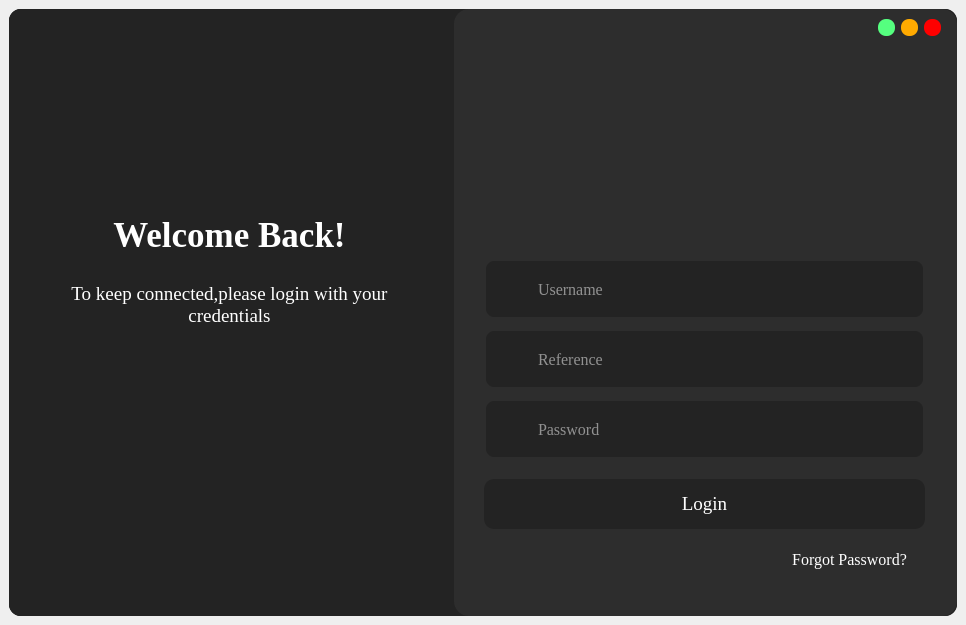
<?xml version="1.0" encoding="UTF-8"?>
<ui version="4.0">
 <class>Login</class>
 <widget class="QMainWindow" name="Login">
  <property name="geometry">
   <rect>
    <x>0</x>
    <y>0</y>
    <width>966</width>
    <height>625</height>
   </rect>
  </property>
  <property name="windowTitle">
   <string>MainWindow</string>
  </property>
  <widget class="QWidget" name="centralwidget">
   <layout class="QVBoxLayout" name="verticalLayout">
    <item>
     <widget class="QFrame" name="frame">
      <property name="minimumSize">
       <size>
        <width>700</width>
        <height>600</height>
       </size>
      </property>
      <property name="styleSheet">
       <string notr="true">
	background-color: rgb(35, 35, 35);
	border-radius:30px;
	background-color: rgb(45, 45, 45);
</string>
      </property>
      <property name="frameShape">
       <enum>QFrame::NoFrame</enum>
      </property>
      <property name="frameShadow">
       <enum>QFrame::Raised</enum>
      </property>
      <layout class="QVBoxLayout" name="verticalLayout_4">
       <property name="spacing">
        <number>0</number>
       </property>
       <property name="leftMargin">
        <number>0</number>
       </property>
       <property name="topMargin">
        <number>0</number>
       </property>
       <property name="rightMargin">
        <number>0</number>
       </property>
       <property name="bottomMargin">
        <number>0</number>
       </property>
       <item>
        <widget class="QFrame" name="frame_2">
         <property name="minimumSize">
          <size>
           <width>400</width>
           <height>400</height>
          </size>
         </property>
         <property name="styleSheet">
          <string notr="true">QFrame{
	background-color: rgb(35, 35, 35);
	border-radius:12px;
}</string>
         </property>
         <property name="frameShape">
          <enum>QFrame::NoFrame</enum>
         </property>
         <property name="frameShadow">
          <enum>QFrame::Raised</enum>
         </property>
         <layout class="QVBoxLayout" name="verticalLayout_2">
          <property name="spacing">
           <number>0</number>
          </property>
          <property name="leftMargin">
           <number>0</number>
          </property>
          <property name="topMargin">
           <number>0</number>
          </property>
          <property name="rightMargin">
           <number>0</number>
          </property>
          <property name="bottomMargin">
           <number>0</number>
          </property>
          <item>
           <widget class="QFrame" name="frame_4">
            <property name="minimumSize">
             <size>
              <width>0</width>
              <height>0</height>
             </size>
            </property>
            <property name="frameShape">
             <enum>QFrame::NoFrame</enum>
            </property>
            <property name="frameShadow">
             <enum>QFrame::Raised</enum>
            </property>
            <layout class="QHBoxLayout" name="horizontalLayout_2">
             <property name="spacing">
              <number>0</number>
             </property>
             <property name="leftMargin">
              <number>0</number>
             </property>
             <property name="topMargin">
              <number>0</number>
             </property>
             <property name="rightMargin">
              <number>0</number>
             </property>
             <property name="bottomMargin">
              <number>0</number>
             </property>
             <item>
              <widget class="QFrame" name="frame_5">
               <property name="minimumSize">
                <size>
                 <width>445</width>
                 <height>0</height>
                </size>
               </property>
               <property name="maximumSize">
                <size>
                 <width>300</width>
                 <height>16777215</height>
                </size>
               </property>
               <property name="frameShape">
                <enum>QFrame::NoFrame</enum>
               </property>
               <property name="frameShadow">
                <enum>QFrame::Plain</enum>
               </property>
               <widget class="QLabel" name="label_notification">
                <property name="geometry">
                 <rect>
                  <x>30</x>
                  <y>200</y>
                  <width>381</width>
                  <height>51</height>
                 </rect>
                </property>
                <property name="font">
                 <font>
                  <family>Times New Roman</family>
                  <pointsize>26</pointsize>
                  <weight>75</weight>
                  <bold>true</bold>
                 </font>
                </property>
                <property name="styleSheet">
                 <string notr="true">QLabel{
	color: rgb(255, 255, 255);
	background-color: rgb(35, 35, 35);
	
}</string>
                </property>
                <property name="text">
                 <string>Welcome Back!</string>
                </property>
                <property name="alignment">
                 <set>Qt::AlignCenter</set>
                </property>
                <property name="wordWrap">
                 <bool>true</bool>
                </property>
               </widget>
               <widget class="QLabel" name="label_notification_2">
                <property name="geometry">
                 <rect>
                  <x>30</x>
                  <y>270</y>
                  <width>381</width>
                  <height>51</height>
                 </rect>
                </property>
                <property name="font">
                 <font>
                  <family>Times New Roman</family>
                  <pointsize>14</pointsize>
                  <weight>50</weight>
                  <bold>false</bold>
                 </font>
                </property>
                <property name="styleSheet">
                 <string notr="true">QLabel{
	color: rgb(255, 255, 255);
	background-color: rgb(35, 35, 35);
	
}</string>
                </property>
                <property name="text">
                 <string>To keep connected,please login with your credentials</string>
                </property>
                <property name="alignment">
                 <set>Qt::AlignCenter</set>
                </property>
                <property name="wordWrap">
                 <bool>true</bool>
                </property>
               </widget>
              </widget>
             </item>
             <item>
              <widget class="QFrame" name="frame_6">
               <property name="styleSheet">
                <string notr="true">QFrame{
	color: rgb(255, 255, 255);
	background-color: rgb(45, 45, 45);
	border:none;
	border-radius: 15px;
	
}</string>
               </property>
               <property name="frameShape">
                <enum>QFrame::NoFrame</enum>
               </property>
               <property name="frameShadow">
                <enum>QFrame::Raised</enum>
               </property>
               <widget class="QLineEdit" name="username">
                <property name="geometry">
                 <rect>
                  <x>30</x>
                  <y>250</y>
                  <width>441</width>
                  <height>60</height>
                 </rect>
                </property>
                <property name="minimumSize">
                 <size>
                  <width>0</width>
                  <height>60</height>
                 </size>
                </property>
                <property name="maximumSize">
                 <size>
                  <width>16777215</width>
                  <height>41</height>
                 </size>
                </property>
                <property name="font">
                 <font>
                  <family>Times New Roman</family>
                  <pointsize>12</pointsize>
                 </font>
                </property>
                <property name="styleSheet">
                 <string notr="true">QLineEdit{
	color: rgb(255, 255, 255);
	border: 2px solid  rgb(45, 45, 45);
	border-radius:10px;
	background-color: rgb(35, 35, 35);
	padding-left: 50px;
}

QLineEdit:hover{
	border:2px solid rgb(35, 35, 35);
}

QLineEdit:focus{
	border:2px solid rgb(255, 255, 255);
}</string>
                </property>
                <property name="alignment">
                 <set>Qt::AlignLeading|Qt::AlignLeft|Qt::AlignVCenter</set>
                </property>
                <property name="readOnly">
                 <bool>false</bool>
                </property>
                <property name="placeholderText">
                 <string>Username</string>
                </property>
                <property name="clearButtonEnabled">
                 <bool>true</bool>
                </property>
               </widget>
               <widget class="QLineEdit" name="password">
                <property name="geometry">
                 <rect>
                  <x>30</x>
                  <y>390</y>
                  <width>441</width>
                  <height>60</height>
                 </rect>
                </property>
                <property name="minimumSize">
                 <size>
                  <width>0</width>
                  <height>60</height>
                 </size>
                </property>
                <property name="maximumSize">
                 <size>
                  <width>16777215</width>
                  <height>41</height>
                 </size>
                </property>
                <property name="font">
                 <font>
                  <family>Times New Roman</family>
                  <pointsize>12</pointsize>
                 </font>
                </property>
                <property name="styleSheet">
                 <string notr="true">QLineEdit{
	color: rgb(255, 255, 255);
	border: 2px solid  rgb(45, 45, 45);
	border-radius:10px;
	background-color: rgb(35, 35, 35);
	padding-left: 50px;
}

QLineEdit:hover{
	border:2px solid rgb(35, 35, 35);
}

QLineEdit:focus{
	border:2px solid rgb(255, 255, 255);
}</string>
                </property>
                <property name="echoMode">
                 <enum>QLineEdit::Password</enum>
                </property>
                <property name="readOnly">
                 <bool>false</bool>
                </property>
                <property name="placeholderText">
                 <string>Password</string>
                </property>
                <property name="clearButtonEnabled">
                 <bool>true</bool>
                </property>
               </widget>
               <widget class="QPushButton" name="btn_login">
                <property name="geometry">
                 <rect>
                  <x>30</x>
                  <y>470</y>
                  <width>441</width>
                  <height>50</height>
                 </rect>
                </property>
                <property name="minimumSize">
                 <size>
                  <width>0</width>
                  <height>50</height>
                 </size>
                </property>
                <property name="maximumSize">
                 <size>
                  <width>16777215</width>
                  <height>50</height>
                 </size>
                </property>
                <property name="font">
                 <font>
                  <family>Times New Roman</family>
                  <pointsize>14</pointsize>
                 </font>
                </property>
                <property name="styleSheet">
                 <string notr="true">QPushButton{
	color: rgb(255, 255, 255);
	background-color: rgb(35, 35, 35);
	border:none;
	border-radius: 10px;
}

QPushButton:hover{
	border-radius: 20px;
}

QPushButton:pressed{
	border: 2px solid rgb(255,255,255);	
}</string>
                </property>
                <property name="text">
                 <string>Login</string>
                </property>
                <property name="icon">
                 <iconset resource="../resource/asset.qrc">
                  <normaloff>:/icons/asset/log-in.svg</normaloff>:/icons/asset/log-in.svg</iconset>
                </property>
                <property name="iconSize">
                 <size>
                  <width>30</width>
                  <height>30</height>
                 </size>
                </property>
                <property name="flat">
                 <bool>true</bool>
                </property>
               </widget>
               <widget class="QLabel" name="label_3">
                <property name="geometry">
                 <rect>
                  <x>40</x>
                  <y>260</y>
                  <width>35</width>
                  <height>41</height>
                 </rect>
                </property>
                <property name="minimumSize">
                 <size>
                  <width>35</width>
                  <height>0</height>
                 </size>
                </property>
                <property name="maximumSize">
                 <size>
                  <width>35</width>
                  <height>16777215</height>
                 </size>
                </property>
                <property name="styleSheet">
                 <string notr="true">	background-color: rgb(35, 35, 35);</string>
                </property>
                <property name="text">
                 <string/>
                </property>
                <property name="pixmap">
                 <pixmap resource="../resource/asset.qrc">:/icons/asset/user.svg</pixmap>
                </property>
               </widget>
               <widget class="QLabel" name="label_4">
                <property name="geometry">
                 <rect>
                  <x>40</x>
                  <y>400</y>
                  <width>35</width>
                  <height>41</height>
                 </rect>
                </property>
                <property name="minimumSize">
                 <size>
                  <width>35</width>
                  <height>0</height>
                 </size>
                </property>
                <property name="maximumSize">
                 <size>
                  <width>35</width>
                  <height>16777215</height>
                 </size>
                </property>
                <property name="styleSheet">
                 <string notr="true">	background-color: rgb(35, 35, 35);</string>
                </property>
                <property name="text">
                 <string/>
                </property>
                <property name="pixmap">
                 <pixmap resource="../resource/asset.qrc">:/icons/asset/lock.svg</pixmap>
                </property>
               </widget>
               <widget class="QPushButton" name="btn_minimize">
                <property name="geometry">
                 <rect>
                  <x>424</x>
                  <y>10</y>
                  <width>17</width>
                  <height>17</height>
                 </rect>
                </property>
                <property name="minimumSize">
                 <size>
                  <width>16</width>
                  <height>16</height>
                 </size>
                </property>
                <property name="maximumSize">
                 <size>
                  <width>17</width>
                  <height>17</height>
                 </size>
                </property>
                <property name="styleSheet">
                 <string notr="true">QPushButton{
	background-color: rgb(85, 255, 127);
	border:none;
	border-radius: 8px;
}

QPushButton:hover{	
	background-color: rgba(85, 255, 127,150);
	
}</string>
                </property>
                <property name="text">
                 <string/>
                </property>
               </widget>
               <widget class="QPushButton" name="btn_maximize">
                <property name="geometry">
                 <rect>
                  <x>447</x>
                  <y>10</y>
                  <width>17</width>
                  <height>17</height>
                 </rect>
                </property>
                <property name="minimumSize">
                 <size>
                  <width>16</width>
                  <height>16</height>
                 </size>
                </property>
                <property name="maximumSize">
                 <size>
                  <width>17</width>
                  <height>17</height>
                 </size>
                </property>
                <property name="styleSheet">
                 <string notr="true">QPushButton{
	
	background-color: rgb(255, 170, 0);
	border:none;
	border-radius: 8px;
}

QPushButton:hover{	
	background-color: rgba(255, 170, 0,150);
	
}</string>
                </property>
                <property name="text">
                 <string/>
                </property>
               </widget>
               <widget class="QPushButton" name="btn_close">
                <property name="geometry">
                 <rect>
                  <x>470</x>
                  <y>10</y>
                  <width>17</width>
                  <height>17</height>
                 </rect>
                </property>
                <property name="minimumSize">
                 <size>
                  <width>16</width>
                  <height>16</height>
                 </size>
                </property>
                <property name="maximumSize">
                 <size>
                  <width>17</width>
                  <height>17</height>
                 </size>
                </property>
                <property name="styleSheet">
                 <string notr="true">QPushButton{
	background-color: rgb(255, 0, 0);
	border:none;
	border-radius: 8px;
}

QPushButton:hover{	
	background-color: rgba(255, 0, 0,150);
	
}</string>
                </property>
                <property name="text">
                 <string/>
                </property>
               </widget>
               <widget class="QPushButton" name="btn_forgot_pass">
                <property name="geometry">
                 <rect>
                  <x>310</x>
                  <y>540</y>
                  <width>161</width>
                  <height>20</height>
                 </rect>
                </property>
                <property name="minimumSize">
                 <size>
                  <width>0</width>
                  <height>20</height>
                 </size>
                </property>
                <property name="maximumSize">
                 <size>
                  <width>16777215</width>
                  <height>20</height>
                 </size>
                </property>
                <property name="font">
                 <font>
                  <family>Times New Roman</family>
                  <pointsize>12</pointsize>
                 </font>
                </property>
                <property name="cursor">
                 <cursorShape>PointingHandCursor</cursorShape>
                </property>
                <property name="styleSheet">
                 <string notr="true">QPushButton{
	color: rgb(255, 255, 255);
	background-color: rgb(45, 45, 45);
	border:none;
	padding-left:10px;
}
QPushButton:hover{
	color: rgb(0, 119, 202);
}
</string>
                </property>
                <property name="text">
                 <string>Forgot Password?</string>
                </property>
                <property name="iconSize">
                 <size>
                  <width>30</width>
                  <height>30</height>
                 </size>
                </property>
                <property name="flat">
                 <bool>true</bool>
                </property>
               </widget>
               <widget class="QPushButton" name="avater">
                <property name="geometry">
                 <rect>
                  <x>190</x>
                  <y>100</y>
                  <width>121</width>
                  <height>91</height>
                 </rect>
                </property>
                <property name="minimumSize">
                 <size>
                  <width>0</width>
                  <height>0</height>
                 </size>
                </property>
                <property name="maximumSize">
                 <size>
                  <width>16777215</width>
                  <height>16777215</height>
                 </size>
                </property>
                <property name="font">
                 <font>
                  <family>Times New Roman</family>
                  <pointsize>14</pointsize>
                 </font>
                </property>
                <property name="styleSheet">
                 <string notr="true">QPushButton{
	color: rgb(255, 255, 255);
	background-color: rgb(45, 45, 45);
	border:none;
	border-radius: 10px;
}

QPushButton:hover{
	border-radius: 20px;
}

QPushButton:pressed{
	border: 2px solid rgb(255,255,255);	
}</string>
                </property>
                <property name="text">
                 <string/>
                </property>
                <property name="icon">
                 <iconset resource="../resource/asset.qrc">
                  <normaloff>:/icons/asset/user.svg</normaloff>:/icons/asset/user.svg</iconset>
                </property>
                <property name="iconSize">
                 <size>
                  <width>100</width>
                  <height>100</height>
                 </size>
                </property>
                <property name="checkable">
                 <bool>false</bool>
                </property>
                <property name="flat">
                 <bool>true</bool>
                </property>
               </widget>
               <widget class="QLineEdit" name="student_id">
                <property name="geometry">
                 <rect>
                  <x>30</x>
                  <y>320</y>
                  <width>441</width>
                  <height>60</height>
                 </rect>
                </property>
                <property name="minimumSize">
                 <size>
                  <width>0</width>
                  <height>60</height>
                 </size>
                </property>
                <property name="maximumSize">
                 <size>
                  <width>16777215</width>
                  <height>41</height>
                 </size>
                </property>
                <property name="font">
                 <font>
                  <family>Times New Roman</family>
                  <pointsize>12</pointsize>
                 </font>
                </property>
                <property name="styleSheet">
                 <string notr="true">QLineEdit{
	color: rgb(255, 255, 255);
	border: 2px solid  rgb(45, 45, 45);
	border-radius:10px;
	background-color: rgb(35, 35, 35);
	padding-left: 50px;
}

QLineEdit:hover{
	border:2px solid rgb(35, 35, 35);
}

QLineEdit:focus{
	border:2px solid rgb(255, 255, 255);
}</string>
                </property>
                <property name="alignment">
                 <set>Qt::AlignLeading|Qt::AlignLeft|Qt::AlignVCenter</set>
                </property>
                <property name="readOnly">
                 <bool>false</bool>
                </property>
                <property name="placeholderText">
                 <string>Reference</string>
                </property>
                <property name="clearButtonEnabled">
                 <bool>true</bool>
                </property>
               </widget>
               <widget class="QLabel" name="label_5">
                <property name="geometry">
                 <rect>
                  <x>40</x>
                  <y>330</y>
                  <width>35</width>
                  <height>41</height>
                 </rect>
                </property>
                <property name="minimumSize">
                 <size>
                  <width>35</width>
                  <height>0</height>
                 </size>
                </property>
                <property name="maximumSize">
                 <size>
                  <width>35</width>
                  <height>16777215</height>
                 </size>
                </property>
                <property name="styleSheet">
                 <string notr="true">	background-color: rgb(35, 35, 35);</string>
                </property>
                <property name="text">
                 <string/>
                </property>
                <property name="pixmap">
                 <pixmap resource="../resource/asset.qrc">:/icons/asset/user.svg</pixmap>
                </property>
               </widget>
              </widget>
             </item>
            </layout>
           </widget>
          </item>
         </layout>
        </widget>
       </item>
      </layout>
     </widget>
    </item>
   </layout>
  </widget>
 </widget>
 <resources>
  <include location="../resource/asset.qrc"/>
 </resources>
 <connections/>
</ui>
